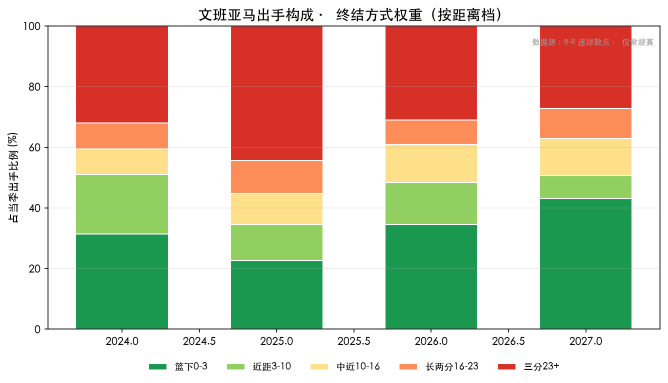
#> input picture wemby_chart_composition.png, 1335 x 765 px (shown at 1/2 size)
$ python -i hoop_detect.py   (imports and definitions only)
#> lines starting #> are read from the running program, lines starting #| are printed output that depends on the picture; after the words box and inside, x2 and y2 are one past the last pixel; in counts of white or black regions, pixels touching at a corner belong together
#!/usr/bin/env python3
# -*- coding: utf-8 -*-
"""篮圈检测 v2 —— 红篮圈 + 白篮网 + 跨帧交叉相关。

── 为什么白板判据必然失败（两次失败的真因）─────────────────────
NBA 篮板是**透明玻璃**。透过它看到的是**穿白衣的观众**，
而场边 LED 广告板（白字/白底）与观众白衬衫处在同一图像高度。
所以任何「找白色实心矩形」的判据都会命中它们 ——
实测先是把中场白色块当成篮筐 (686,390)，后又误报 LED 板与计时器。

── v2 的两条真判据 ────────────────────────────────────────────
1. **篮圈是鲜艳红色**（不是木色橙）：
   实测篮圈 `R=120 G=52 B=49` → `R−G=68`；真球 `R−G=42`；木地板 `R−G=43`。
   ⇒ 篮圈明显比球/地板更红，这是**球与篮圈之分的判据**。
   高饱和红掩膜 `(H≤8 或 H≥172) & S≥140 & V≥90` 实测捞出
   `bbox=(1246,235,48,25)`，距人工真值仅 **12.7px**，48×25 的宽扁形状正是侧视篮圈。
2. **篮圈正下方挂着白色网格（篮网）** —— 比玻璃篮板可靠得多的签名特征。
   用「下方带内的低饱和高亮像素占比 + 边缘密度」做二次确认，
   用来把篮圈从画面里其它红色物体（球衣/广告）中挑出来。
3. **跨帧交叉相关**：同一镜头内篮筐位置基本不动，用首帧模板做 NCC 逐帧定位，
   漂移 > `--drift` 时自动重捕（重新跑单帧检测）。这样拿到的是**时序一致**的篮筐。

⚠️ 篮圈本身是**球之外的第二个橙色/红色干扰源**，必须显式建模，
并在球候选中降权/剔除（`ball_detect_hybrid` 已把篮筐区单列）。

═══════════════════════════════════════════════════════════════
🔴 实测结论（2026-09-23）：**本素材里篮圈无法靠颜色/形状自动定位**
═══════════════════════════════════════════════════════════════
这是继「白板判据失败」之后的**第三个失败模式**。全部证据如下，勿重复踩：

**✅ 红篮圈判据在篮筐真的在场且够大时是准的**：
  t=216.0 → box [1253,236,65,26]（目视确认正好压在红篮圈上）
  t=219.5 → box [1226,236,65,27]，中心 (1258,250) vs 人工真值 (1270,247) → **误差 11.8px**

**❌ 但同一套判据在其余取景下全是假阳性。逐帧目视核对结果**：
  | t | 检出框 | 目视实际是什么 |
  |---|---|---|
  | 216.0 | [1253,236,65,26] | **红篮圈 ✅** |
  | 219.5 | [1226,236,65,27] | **红篮圈 ✅** |
  | 204.5 | [414,161,15,11] | 场边**红光小显示屏** ✗（篮筐其实在场，但在左侧未被选中）|
  | 222.0 | [1634,47,37,26] | 观众席**穿红衣的人** ✗ |
  | 230.0 | [892,69,28,16] | 观众席**红衣** ✗ |
  | 236.5 | [1200,20,32,19] | 观众席**红衣** ✗ |
  | 240.0 | [1239,146,51,36] | 场边**红色物体** ✗ |
  | 246.9 | [395,208,51,32] | 场边**红色物体** ✗ |

**已试过且失败的判别特征（含实测数值，全部重叠，不可用）**：

| 特征 | 真篮圈 | 假目标（红衣/红物） | 可分? |
|---|---|---|---|
| 边缘密度（篮网网格） | 0.156–0.165 | 0.169–0.289 | ❌ 重叠 |
| 填充率 `area/(w*h)` | 0.44–0.46 | 0.41–0.67 | ❌ 重叠 |
| **中心空心率**（篮圈是"环"，中心可看穿） | 0.25–0.38 | 0.00–0.66 | ❌ 重叠 |
| 下方带白色像素占比（篮网） | 0.32 | 0.25–0.63 | ❌ 重叠 |
| 宽扁比 | 2.4–2.5 | 1.3–2.9 | ❌ 重叠 |
| 面积 | 741–788 | 110–780 | ❌ 重叠 |

**时序一致性也救不回来**：全 435 帧检出 415 帧（判据过松），
按"中心±40px + 面积一致"做连续段搜索得 40 段，最长 25 帧
（t=233.7–236.1 中心 (1178,57)）——但**那段目视是静止的观众红衣/红色看板**，不是篮筐。
篮筐所在位置 (1258–1286, 249) 附近**没有**形成任何长一致段。

**⇒ 本素材的正解**：
  ① **人工标注**篮筐（本片段所需窗口 t≈214–221.5 内篮筐清晰可见，
     人工真值 rim bbox=(1246,235,48,25)，中心 (1270,247)）；
  ② 或训练专用检测器（篮板/篮圈）；
  ③ 或在没有篮筐的取景里**明确输出 null，不得猜**。

`--verified-range` 参数即为此设计：只在该窗口内输出框，窗口外一律 `null`
且 `mode="outside_window"`。**宁可没有，不可有假。**
"""
from __future__ import annotations

import argparse
import json
import os

import cv2
import numpy as np


# ─────────────────────── 单帧检测 ───────────────────────
def red_rim_mask(bgr):
    """高饱和红掩膜。用中位数而非均值——红区色相在 0/180 处环绕，
    对跨环绕的 patch 求 H 的算术平均会得到垃圾值（实测篮圈真值 2.5° 会算成 92.4°）。
    """
    hsv = cv2.cvtColor(bgr, cv2.COLOR_BGR2HSV)
    H, S, V = hsv[:, :, 0].astype(int), hsv[:, :, 1].astype(int), hsv[:, :, 2].astype(int)
    m = (((H <= 8) | (H >= 172)) & (S >= 140) & (V >= 90)).astype(np.uint8)
    return cv2.morphologyEx(m, cv2.MORPH_CLOSE, np.ones((3, 3), np.uint8))


# [15 lines left out: function net_score, not called in this run]


def detect_hoop_single(bgr, min_area=110, max_area=1300,
                       y_frac_max=0.72, net_min=0.20, edge_min=0.14,
                       ar_min=1.15, ar_max=3.2):
    """单帧篮圈检测。返回 (best, cands)，best = {box, score, detail} 或 None。

    判据（按区分力排序，实测标定）：
      · **边缘密度 ≥ 0.14**（最强判别量）—— 篮网的网格结构产生高频边缘。
        实测真篮筐 0.165–0.282；画面低处的红色地板字/广告只有 0.090–0.110。
      · **面积 ≤ 1300** —— 真篮筐 338–788；地板红字 2020–2843。
      · 宽扁比 1.15–3.2 —— 真篮筐 1.68–2.41（侧视篮圈）；地板红字 3.5–5.4。
      · 下方带内白色像素占比 ≥ 0.20（篮网）。
    打分刻意**加重边缘与网、压低面积权重**：早期版本面积权重过大，
    导致画面低处的大块红色地板字压过真篮筐。
    """
    H_img, W_img = bgr.shape[:2]
    lbl_n, lab, stats, cent = cv2.connectedComponentsWithStats(red_rim_mask(bgr), 8)
    best = None
    cands = []
    for i in range(1, lbl_n):
        x, y, w, h, area = stats[i]
        if not (min_area <= area <= max_area):
            continue
        if y > H_img * y_frac_max:                 # 篮筐必在画面上部
            continue
        if h < 8 or w < 14:
            continue
        ar = w / max(h, 1)
        if not (ar_min <= ar <= ar_max):           # 侧视篮圈是宽扁的，但不能太扁
            continue
        wf, ed = net_score(bgr, (x, y, w, h))
        if wf < net_min or ed < edge_min:          # 必须有篮网（网格 → 高频边缘）
            continue
        score = ed * 22.0 + wf * 3.0 - area / 900.0 - abs(ar - 2.1) * 0.4
        cands.append({"box": [int(x), int(y), int(w), int(h)], "area": int(area),
                      "aspect": round(ar, 2), "white_frac": round(wf, 3),
                      "edge_dens": round(ed, 3), "score": round(score, 3)})
        if best is None or score > best["score"]:
            best = {"box": [int(x), int(y), int(w), int(h)], "score": round(score, 3),
                    "detail": {"area": int(area), "aspect": round(ar, 2),
                               "white_frac": round(wf, 3), "edge_dens": round(ed, 3)}}
    cands.sort(key=lambda c: -c["score"])
    return best, cands


# ─────────────────────── 跨帧跟踪 ───────────────────────
# [314 lines left out: functions track_hoop, _ncc_step, track_hoop_windowed, hoop_region, main, not called in this run]


# [2 lines not run here, left out]

>>> import cv2
>>> picture = cv2.imread('../../wemby_chart_composition.png')
#> picture is the input picture: shape (765, 1335, 3); mean B, G, R 173.9, 197.6, 206.1
>>> result = detect_hoop_single(picture)
#> in red_rim_mask, `hsv = cv2.cvtColor(bgr, cv2.COLOR_BGR2HSV)`: hsv: shape (765, 1335, 3); mean H, S, V 14.7, 79.5, 227.4
#> in red_rim_mask, `H, S, V = hsv[:, :, 0].astype(int), hsv[:, :, 1].astype(int), hsv[:, :..`:
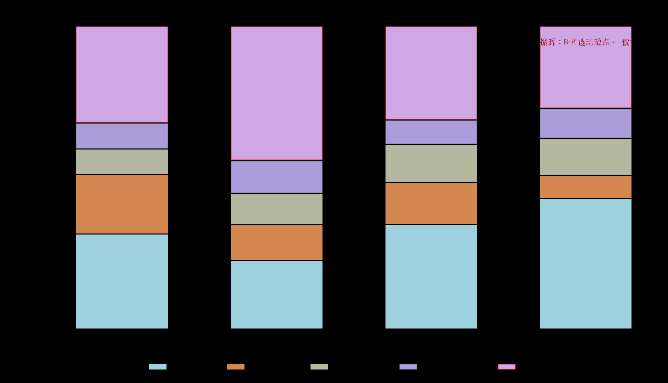
#> H: shape (765, 1335) int64 (shown at 1/2 size); 11 distinct labels, from 0 to 73; one colour per label, 0 black
#> in red_rim_mask, `H, S, V = hsv[:, :, 0].astype(int), hsv[:, :, 1].astype(int), hsv[:, :..`:
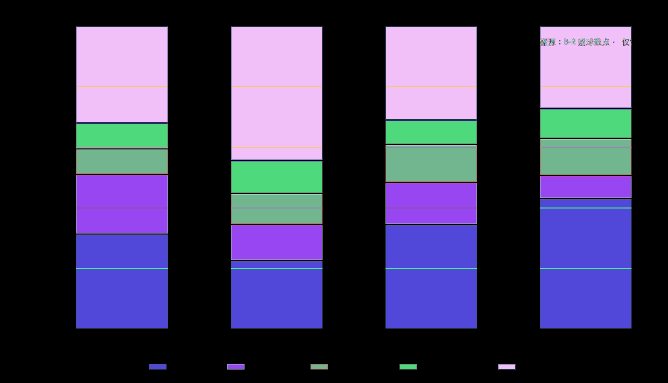
#> S: shape (765, 1335) int64 (shown at 1/2 size); 150 distinct labels, from 0 to 211; one colour per label, 0 black
#> in red_rim_mask, `H, S, V = hsv[:, :, 0].astype(int), hsv[:, :, 1].astype(int), hsv[:, :..`:
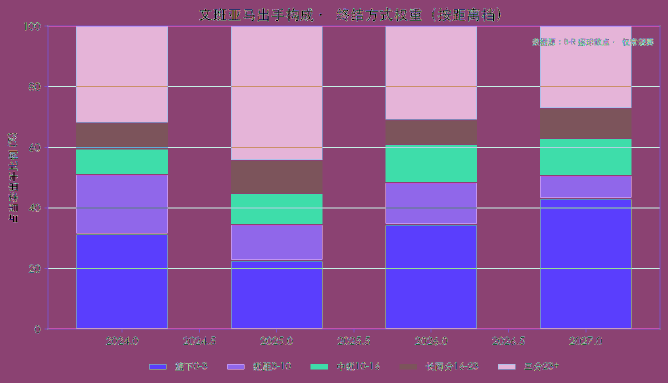
#> V: shape (765, 1335) int64 (shown at 1/2 size); 256 distinct labels, from 0 to 255; one colour per label, 0 black
#> in red_rim_mask, `m = (((H <= 8) | (H >= 172)) & (S >= 140) & (V >= 90)).astype(np.uint8)`:
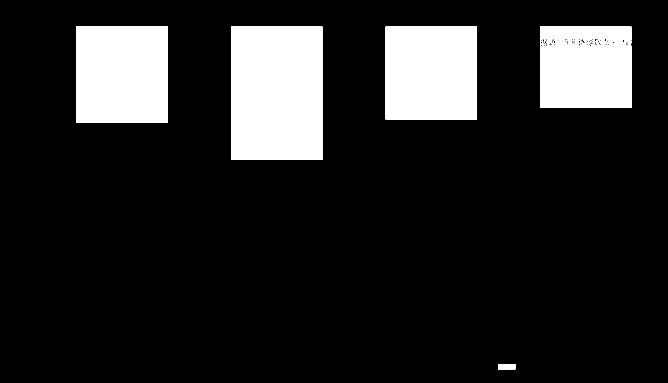
#> m: shape (765, 1335) (shown at 1/2 size); values 0 (black) and 1 (white), 14.5% white; 19 white regions (13 under 20 px), largest, box (x1, y1, x2, y2) and area: (462, 53, 645, 320) 48861, (152, 53, 336, 245) 35328, (771, 53, 954, 239) 34038, (1080, 53, 1263, 216) 29018, (996, 728, 1031, 739) 385, (1208, 83, 1215, 86) 20
#> in red_rim_mask, `return cv2.morphologyEx(m, cv2.MORPH_CLOSE, np.ones((3, 3), np.uint8))`: returned value: shape (765, 1335); values 0 (black) and 1 (white), 14.5% white; 5 white regions, box (x1, y1, x2, y2) and area: (462, 53, 645, 320) 48861, (152, 53, 336, 245) 35328, (771, 53, 954, 239) 34038, (1080, 53, 1263, 216) 29825, (996, 728, 1031, 739) 385
#> in detect_hoop_single, `lbl_n, lab, stats, cent = cv2.connectedComponentsWithStats(red_rim_mas..`:
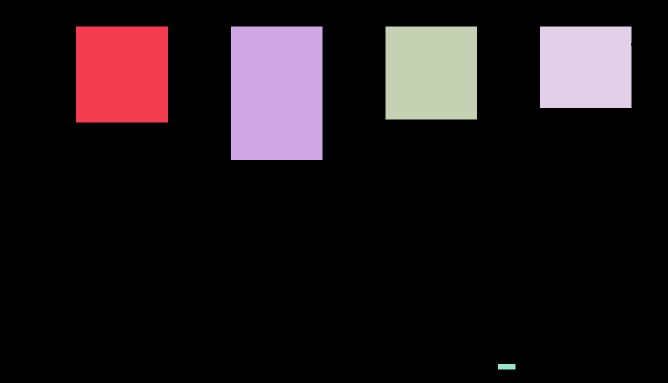
#> lab: shape (765, 1335) int32 (shown at 1/2 size); 6 distinct labels, from 0 to 5; one colour per label, 0 black
#> in detect_hoop_single, `lbl_n, lab, stats, cent = cv2.connectedComponentsWithStats(red_rim_mas..`: lbl_n = 6; stats = [[0, 0, 1335, 765, 872838], [152, 53, 184, 192, 35328], [462, 53, 183, 267, 48861], [771, 53, 183, 186, 34038], [1080, 53, 183, 163, 29825], [996, 728, 35, 11, 385]]; cent = [[665.5, 420], [243.5, 148.5], [553, 186], [862, 145.5], [1171, 134], [1013, 733]]
#> the loop in detect_hoop_single, `for i in range(1, lbl_n):` made 5 passes
#> after the loop in detect_hoop_single, `for i in range(1, lbl_n):`: cands = []

$ run again, on wemby_chart_trend.png
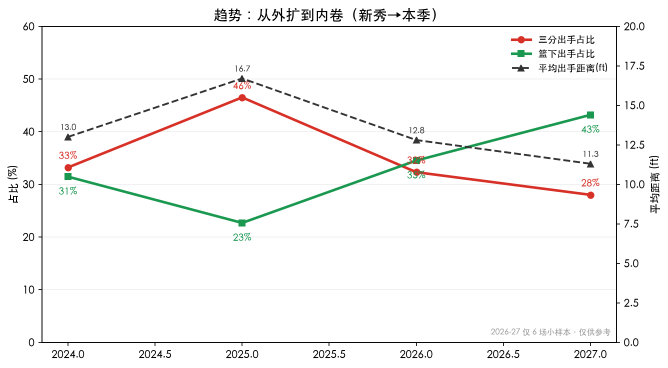
#> input picture wemby_chart_trend.png, 1335 x 735 px (shown at 1/2 size)
#> picture is the input picture: shape (735, 1335, 3); mean B, G, R 246.6, 247.2, 247.5
#> H: shape (735, 1335) int64; 65 distinct labels, from 0 to 90
#> in red_rim_mask, `m = (((H <= 8) | (H >= 172)) & (S >= 140) & (V >= 90)).astype(np.uint8)`:
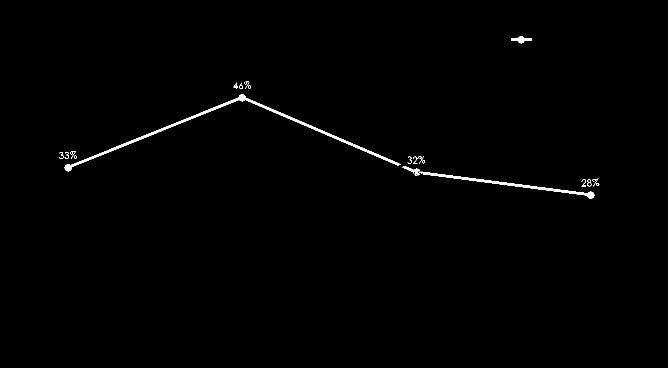
#> m: shape (735, 1335) (shown at 1/2 size); values 0 (black) and 1 (white), 0.66% white; 24 white regions (8 under 20 px), largest, box (x1, y1, x2, y2) and area: (129, 188, 802, 343) 3694, (845, 344, 1189, 398) 1757, (1022, 72, 1064, 87) 300
#> lab: shape (735, 1335) int32; 13 distinct labels, from 0 to 12
#> lbl_n = 13; stats = 13 rows, first 6: [0, 0, 1335, 735, 974500], [1022, 72, 42, 15, 300], [488, 163, 14, 15, 89], [467, 165, 19, 13, 92], [129, 188, 673, 155, 3698], [140, 302, 14, 16, 74]; cent = 13 rows, first 8: [667, 367.5], [1042.3, 79], [495.3, 169.6], [475.9, 172], [457, 263.9], [146.4, 308.8], [128.3, 310.5], [820, 319.2]
#> the loop in detect_hoop_single, `for i in range(1, lbl_n):` made 12 passes
#> (x, y, w, h, area) on passes 2, 3, 4, 5, 6, 7, 9, 10: (488, 163, 14, 15, 89), (467, 165, 19, 13, 92), (129, 188, 673, 155, 3698), (140, 302, 14, 16, 74), (118, 304, 20, 14, 78), (815, 313, 9, 14, 44), (804, 332, 385, 66, 2043), (1185, 357, 14, 16, 82)
#> pass 1, in net_score, `S, V = hsv[:, :, 1].astype(int), hsv[:, :, 2].astype(int)`:
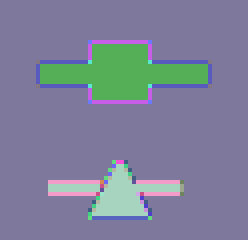
#> V: shape (60, 62) int64 (shown 4 times larger); 25 distinct labels, from 51 to 255; one colour per label, 0 black
#> after the loop in detect_hoop_single, `for i in range(1, lbl_n):`: cands = []
